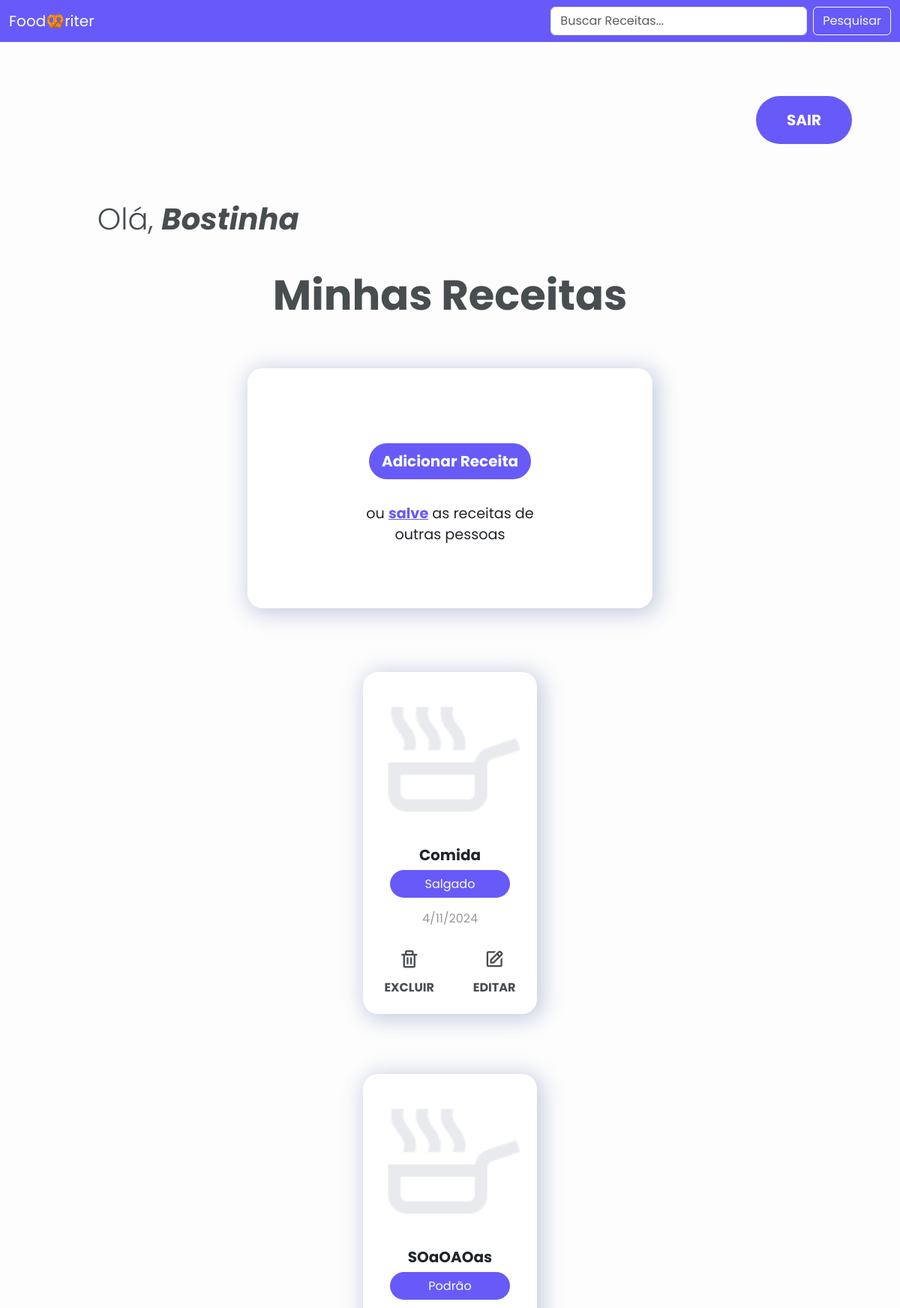
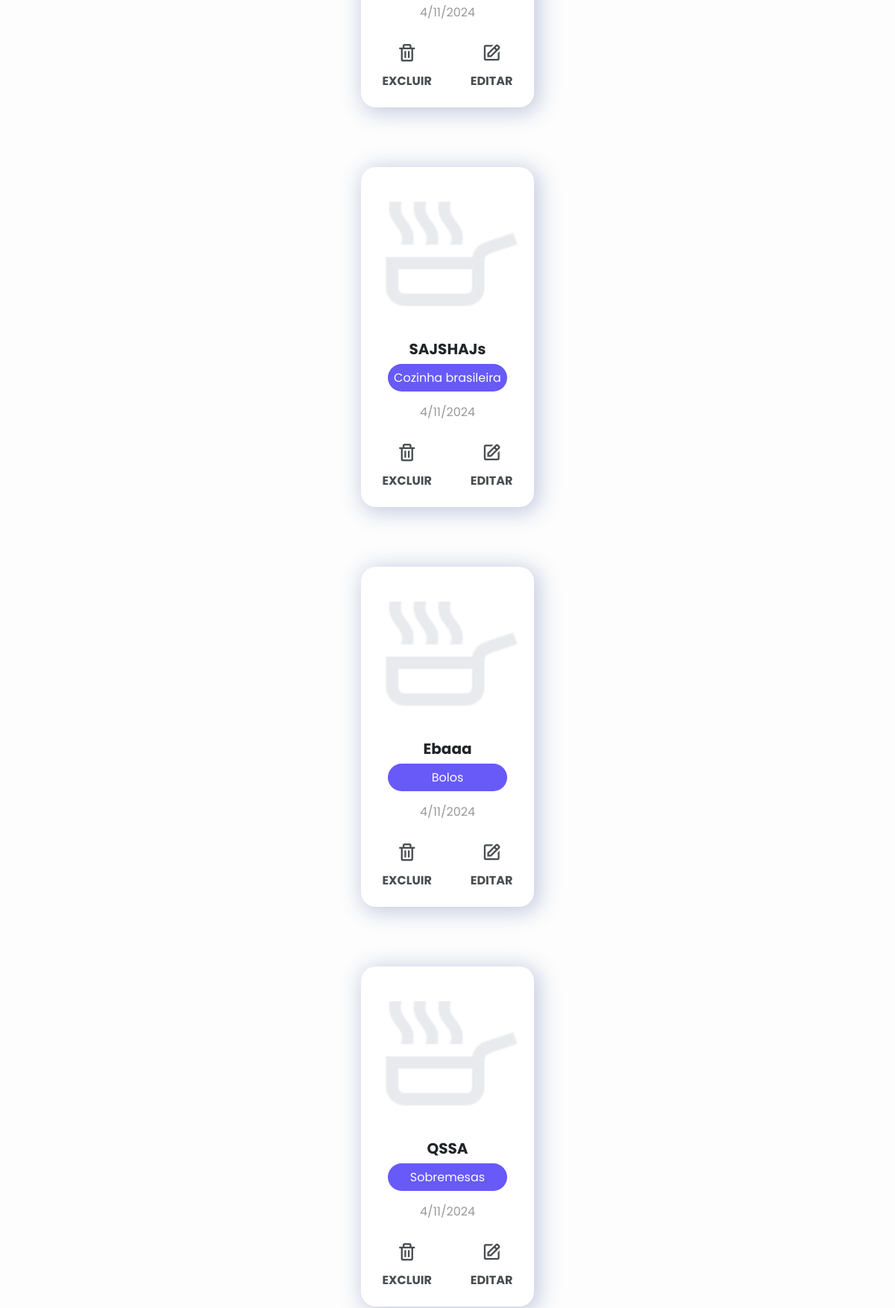
/recipes/ (signed in, upper part), run on the app's committed database (2 pictures, top to bottom).
### recipebook/models.py (models this page shows, shortened)
class User(db.Model, UserMixin):
    __tablename__ = 'user'
    id = db.Column(db.Integer, primary_key=True, autoincrement=True)
    name = db.Column(db.String(50), nullable=False)
    email = db.Column(db.String(50), nullable=False, unique=True)
    password = db.Column(db.String(255), nullable=False)
    recipes = db.relationship('Recipe', backref='user', lazy=True, passive_deletes=True)
    liked_recipes = db.relationship('Recipe', secondary=likes, backref='liked_by')

class Recipe(db.Model):
    __tablename__ = 'recipe'
    id = db.Column(db.Integer, primary_key=True, autoincrement=True)
    user_id = db.Column(db.Integer, db.ForeignKey('user.id', ondelete="CASCADE"), nullable=False)
    title = db.Column(db.String(255), nullable=False)
    ingredients = db.Column(db.Text, nullable=False)
    steps = db.Column(db.Text, nullable=False)
    category_id = db.Column(db.Integer, db.ForeignKey('category.id', ondelete="CASCADE"), nullable=True)
    date_created = db.Column(db.DateTime(timezone=True), default=func.now())
    image_path = db.Column(db.String(255), nullable=True)

class Category(db.Model):
    __tablename__ = 'category'
    id = db.Column(db.Integer, primary_key=True, autoincrement=True)
    name = db.Column(db.String(100), nullable=False)

### recipebook/recipes.py (the view)
@bp.route('/', methods=['GET'])
@login_required
def home():
    recipes = get_recipes_with_category()
    return render_template('home.html', recipes=recipes)

### recipebook/recipes.py (called while the page is built)
def get_recipes_with_category():
    query = (
        db.session.query(
            Recipe.id,
            Recipe.user_id,
            Recipe.title,
            Recipe.ingredients,
            Recipe.steps,
            Recipe.date_created,
            Recipe.image_path,
            Category.name.label("category_name")
        )
        .filter_by(user_id=current_user.id)
        .join(Category, Recipe.category_id == Category.id)
    )
    recipes = query.all()
    return recipes

### recipebook/templates/home.html (shortened to what this page needs)
<!DOCTYPE html>
<html lang="pt-br">
<head>
    <link href='https://unpkg.com/boxicons@2.1.4/css/boxicons.min.css' rel='stylesheet'>
    <link rel="stylesheet" href="{{ url_for('static', filename='bootstrap/css/bootstrap.min.css') }}">
    <link rel="stylesheet" href="{{ url_for('static', filename='css/navbar.css') }}">
    <link rel="stylesheet" href="{{ url_for('static', filename='css/main-usuario.css') }}">
</head>
<body>
    {% include "search_component.html" %}
    <div id="Alinhar">
        <a id="AddReceita" class="btn fw-bold btn-lg" href="/logout">SAIR</a>
    </div>
    <div id="User">
        <span class="lead display-6">Olá, <i class="fw-bold">{{current_user.name}}</i></span>
    </div>
    <h1 id="Header-Cadastro" class="display-4 text-center fw-bold">Minhas Receitas</h1>
    <div id="Centralizar">
        <div id="Container" class="card">
            <div id="Centraliza">
                <div class="card-body">
                    <div id="Alinha">
                        <a href="/recipes/add">
                            <button id="AddReceita" class="btn fw-bold btn-lg">Adicionar Receita</button>
                        </a>
                    </div>
                    <p class="text-center">ou <span class="fw-bold" id="Salve">salve</span> as receitas de
                        <br> outras pessoas</p>
                </div>
            </div>
        </div>
    </div>
    <div id="Centralizar">
    <div id="PosicaoTela">
        {% for r in recipes %}
        <div class="card mb-3 floating-card" style="width: 14.5rem; height: 28.5rem;">
            <div id="ContainerImg">
                {% if r.image_path %}
                <img id="ImagemComida" src="{{ url_for('static', filename='uploads/' + r.image_path) }}" alt="Imagem da Comida" style="cursor: pointer;" onclick="window.open('view/{{r.id}}')">
                {% else %}
                    <img id="ImagemComida" src="{{ url_for('static', filename='images/default_food.png') }}" alt="Imagem da Comida" style="cursor: pointer;" onclick="window.open('view/{{r.id}}')">
                {% endif %}
            </div>
            <div class="card-body text-center">
                <h5 class="card-title fw-bold text-capitalize" style="cursor: pointer;" onclick="window.open('view/{{ r.id }}')">{{ r.title }}</h5>
                <div class="classPosi">
                    <p id="CategoriaComida">{{ r.category_name }}</p>
                </div>
                <p id="Data">{{ r.date_created.day }}/{{ r.date_created.month }}/{{ r.date_created.year }}</p>
                <div class="classPosi">
                    <a style="all:unset;" href="/recipes/delete/{{ r.id }}">
                    <div class="Excluir">
                            <span class="icon-box">
                                <i id="Trash" class='bx bx-trash h4'></i>
                            </span>
                            <p id="Excluir" class="card-text fw-bold">EXCLUIR</p>
                        </div>
                    </a>
                    <a style="all:unset;" href="/recipes/update/{{ r.id }}">
                    <div class="Editar">
                            <span class="icon-box">
                                <i id="Trash" class='bx bx-edit h4'></i>
                            </span>
                            <p id="Excluir" class="card-text fw-bold">EDITAR</p>
                        </div>
                    </a>
                </div>
            </div>
        </div>
        {% endfor %}
    </div>
    </div>
</body>
</html>

### recipebook/templates/search_component.html
{% block search %}
<nav id="Navbar" class="navbar fixed-top">
    <div class="container-fluid">
      <a id="Logo" class="navbar-brand">Food🥨riter</a>
      <form action="/recipes/search" method="GET" class="d-flex">
        <input required class="form-control me-2" type="search" placeholder="Buscar Receitas..." aria-label="Buscar Receitas..." name="keyword">
        <button class="btn btn-outline-light" type="submit">Pesquisar</button>
      </form>
    </div>
  </nav>
{% endblock %}

### recipebook/static/css/navbar.css (style rules this page uses)
body { margin: 0; padding: 0; background-color: #FDFDFD; font-family: "Poppins", sans-serif; color: #484D50; }
#Navbar { background-color: #675af8; }
#Logo { color: #FDFDFD; }

### recipebook/static/css/main-usuario.css (style rules this page uses)
#AddReceita { background-color: #675af8; color: #fdfdfd; border-radius: 60px; }
#Container { width: 45%; height: 20rem; display: flex; align-items: center; justify-content: center; font-size: larger; }
#Alinha { display: flex; justify-content: center; margin: 2rem 0 2rem 0; }
#Header-Cadastro { margin-bottom: 4rem; }
#User { margin-top: 4rem; margin-bottom: 2rem; margin-left: 2rem; display: flex; align-items: center; }
#Trash { font-size: 28px; }
#Data { color: #999999; }
#Alinhar { display: flex; justify-content: end; align-items: center; margin-top: 8rem; margin-right: 4rem; margin-bottom: 4rem; }
#Alinhar a { padding: 1rem; width: 8rem; }
#CategoriaComida { background-color: #675af8; color: #fdfdfd; border-radius: 40px; padding: .4rem; width: 80%; }
.classPosi { display: flex; justify-content: center; gap: 2rem; }
#PosicaoTela { display: flex; justify-content: center; gap: 4rem; flex-wrap: wrap; width: 60%; }
#Centralizar { display: flex; justify-content: center; }
@media (max-width:1200.98px) { #PosicaoTela { display: flex; flex-direction: column; align-items: center; justify-content: center; } }
.card { box-shadow: 4px 4px 28px 4px rgba(33, 63, 141, 0.25); border-radius: 20px; border: none; margin-bottom: 5rem; }
#Salve { color: #675af8; text-decoration: underline; }
#ContainerImg { padding-top: 1.5rem; display: flex; justify-content: center; }
.card img { border-radius: 20px 20px 20px 20px; width: 85%; object-fit: cover; background-position: center; height: 12rem; }
.Excluir, .Editar { margin: auto; padding: 10px; width: fit-content; border-radius: 10px; color: #484D50 !important; transition: all 0.2s linear; }

### data on the page
User: name "Bostinha"
Recipe: title "Comida", category_name "Salgado", date_created.day "4", date_created.month "11", date_created.year "2024"
Recipe: title "SOaOAOas", category_name "Podrão", date_created.day "4", date_created.month "11", date_created.year "2024"
Recipe: title "SAJSHAJs", category_name "Cozinha brasileira", date_created.day "4", date_created.month "11", date_created.year "2024"
Recipe: title "Ebaaa", category_name "Bolos", date_created.day "4", date_created.month "11", date_created.year "2024"
Recipe: title "QSSA", category_name "Sobremesas", date_created.day "4", date_created.month "11", date_created.year "2024"
